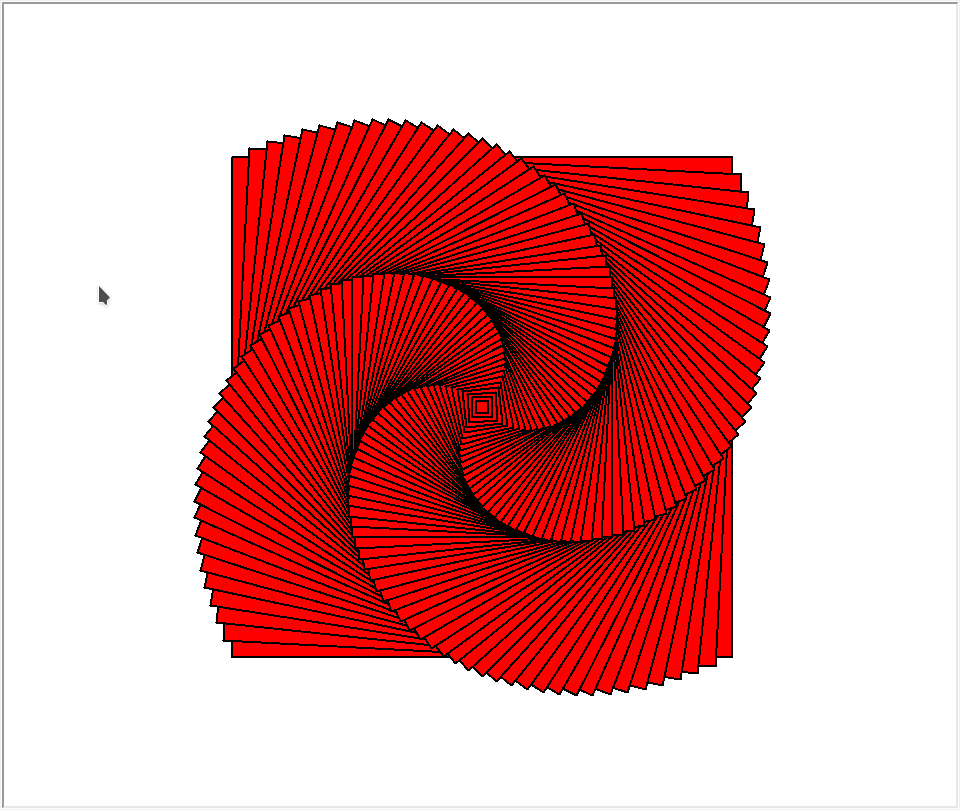

The script that drew this image:
import turtle

tina = turtle.Turtle(shape="turtle")
turtle.tracer(False)

def quadrat(seite, farbe):
    position = tina.position()
    tina.penup()

    tina.forward(seite / 2)
    tina.right(90)
    tina.forward(seite / 2)

    tina.fillcolor(farbe)
    tina.begin_fill()
    tina.pensize(2)
    tina.pendown()
    for i in range(4):
        tina.right(90)
        tina.forward(seite)
    tina.end_fill()

    tina.penup()
    tina.setposition(position)

seite = turtle.numinput("Quadrate", "Wie groß soll das größte Quadrat sein?")
aenderung = turtle.numinput("Quadrate", "Wie viel kleiner sollen die Quadrate werden?")
winkel = turtle.numinput("Quadrate", "Um welchen Winkel sollen die Quadrate gedreht werden?")

while seite > 10:
    quadrat(seite, "red")
    seite = seite - aenderung
    tina.right(winkel)

turtle.Screen().exitonclick()
